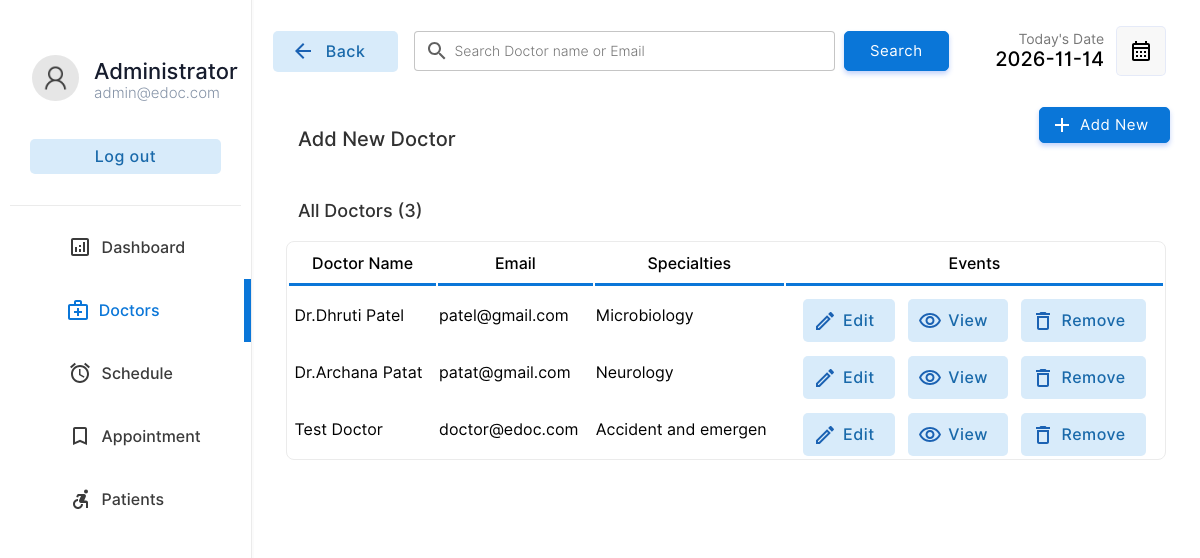
Screenshot of /doctor/doctors.php (signed in) with the database file from the repository.
### tables this page shows
CREATE TABLE `doctor` (
  `docid` int(11) NOT NULL,
  `docemail` varchar(255) DEFAULT NULL,
  `docname` varchar(255) DEFAULT NULL,
  `docpassword` varchar(255) DEFAULT NULL,
  `docnic` varchar(15) DEFAULT NULL,
  `doctel` varchar(15) DEFAULT NULL,
  `specialties` int(2) DEFAULT NULL
);

CREATE TABLE `specialties` (
  `id` int(2) NOT NULL,
  `sname` varchar(50) DEFAULT NULL
);

### doctor/doctors.php (the view, shortened to what this page needs)
<!DOCTYPE html>
<html lang="en">
<head>
    <link rel="stylesheet" href="../css/animations.css">
    <link rel="stylesheet" href="../css/main.css">
    <link rel="stylesheet" href="../css/admin.css">
</head>
<body>
    <?php
    include("../connection.php");
    ?>
    <div class="container">
        <div class="menu">
            <table class="menu-container" border="0">
                <tr>
                    <td style="padding:10px" colspan="2">
                        <table border="0" class="profile-container">
                            <tr>
                                <td width="30%" style="padding-left:20px" >
                                    <img src="../img/user.png" alt="" width="100%" style="border-radius:50%">
                                </td>
                                <td style="padding:0px;margin:0px;">
                                    <p class="profile-title">Administrator</p>
                                    <p class="profile-subtitle">admin@edoc.com</p>
                                </td>
                            </tr>
                            <tr>
                                <td colspan="2">
                                <a href="../logout.php" ><input type="button" value="Log out" class="logout-btn btn-primary-soft btn"></a>
                                </td>
                            </tr>
                    </table>
                    </td>
                </tr>
                <tr class="menu-row" >
                    <td class="menu-btn menu-icon-dashbord" >
                        <a href="index.php" class="non-style-link-menu"><div><p class="menu-text">Dashboard</p></a></div></a>
                <tr class="menu-row">
                    <td class="menu-btn menu-icon-doctor menu-active menu-icon-doctor-active">
                        <a href="doctors.php" class="non-style-link-menu non-style-link-menu-active"><div><p class="menu-text">Doctors</p></a></div>
                <tr class="menu-row" >
                    <td class="menu-btn menu-icon-schedule">
                        <a href="schedule.php" class="non-style-link-menu"><div><p class="menu-text">Schedule</p></div></a>
                    </td>
                </tr>
                <tr class="menu-row">
                    <td class="menu-btn menu-icon-appoinment">
                        <a href="appointment.php" class="non-style-link-menu"><div><p class="menu-text">Appointment</p></a></div>
                    </td>
                </tr>
                <tr class="menu-row" >
                    <td class="menu-btn menu-icon-patient">
                        <a href="patient.php" class="non-style-link-menu"><div><p class="menu-text">Patients</p></a></div>
                    </td>
                </tr>
        <div class="dash-body">
            <table border="0" width="100%" style=" border-spacing: 0;margin:0;padding:0;margin-top:25px; ">
                <tr >
                    <td width="13%">
                        <a href="doctors.php" ><button  class="login-btn btn-primary-soft btn btn-icon-back"  style="padding-top:11px;padding-bottom:11px;margin-left:20px;width:125px"><font class="tn-in-text">Back</font></button></a>
                    </td>
                    <td>
                        <form action="" method="post" class="header-search">
                            <input type="search" name="search" class="input-text header-searchbar" placeholder="Search Doctor name or Email" list="doctors">&nbsp;&nbsp;
                            <?php
                                $list11 = $database->query("select  docname,docemail from  doctor;");
?>
                            <input type="Submit" value="Search" class="login-btn btn-primary btn" style="padding-left: 25px;padding-right: 25px;padding-top: 10px;padding-bottom: 10px;">
                        </form>
                    </td>
                    <td width="15%">
                        <p style="font-size: 14px;color: rgb(119, 119, 119);padding: 0;margin: 0;text-align: right;">
                            Today's Date
                        </p>
                        <p class="heading-sub12" style="padding: 0;margin: 0;">
                            <?php
                        $date = date('Y-m-d');
                        echo $date;
                        ?>
                        </p>
                    </td>
                    <td width="10%">
                        <button  class="btn-label"  style="display: flex;justify-content: center;align-items: center;"><img src="../img/calendar.svg" width="100%"></button>
                    </td>
                </tr>
                <tr >
                    <td colspan="2" style="padding-top:30px;">
                        <p class="heading-main12" style="margin-left: 45px;font-size:20px;color:rgb(49, 49, 49)">Add New Doctor</p>
                    </td>
                    <td colspan="2">
                        <a href="?action=add&id=none&error=0" class="non-style-link"><button  class="login-btn btn-primary btn button-icon"  style="display: flex;justify-content: center;align-items: center;margin-left:75px;background-image: url('../img/icons/add.svg');">Add New</font></button>
                            </a></td>
                </tr>
                <tr>
                    <td colspan="4" style="padding-top:10px;">
                        <p class="heading-main12" style="margin-left: 45px;font-size:18px;color:rgb(49, 49, 49)">All Doctors (<?php echo $list11->num_rows; ?>)</p>
                    </td>
                </tr>
                <?php
                    if($_POST){
                        $keyword=$_POST["search"];
                        $sqlmain= "select * from doctor where docemail='$keyword' or docname='$keyword' or docname like '$keyword%' or docname like '%$keyword' or docname like '%$keyword%'";
                    }else{
                        $sqlmain= "select * from doctor order by docid desc";
                    }
                ?>
                <tr>
                   <td colspan="4">
                       <center>
                        <div class="abc scroll">
                        <table width="93%" class="sub-table scrolldown" border="0">
                        <thead>
                        <tr>
                                <th class="table-headin">
                                Doctor Name
                                </th>
                                <th class="table-headin">
                                    Email
                                </th>
                                <th class="table-headin">
                                    Specialties
                                </th>
                                <th class="table-headin">
                                    Events
                                </tr>
                        </thead>
                        <tbody>
                            <?php
                                $result= $database->query($sqlmain);
                                if($result->num_rows==0){
                                    echo '<tr>
                                    <td colspan="4">
                                    <br><br><br><br>
                                    <center>
                                    <img src="../img/notfound.svg" width="25%">
                                    <br>
                                    <p class="heading-main12" style="margin-left: 45px;font-size:20px;color:rgb(49, 49, 49)">We  couldnt find anything related to your keywords !</p>
                                    <a class="non-style-link" href="doctors.php"><button  class="login-btn btn-primary-soft btn"  style="display: flex;justify-content: center;align-items: center;margin-left:20px;">&nbsp; Show all Doctors &nbsp;</font></button>
                                    </a>
                                    </center>
                                    <br><br><br><br>
                                    </td>
                                    </tr>';
                                }
                                else{
                                for ( $x=0; $x<$result->num_rows;$x++){
                                    $row=$result->fetch_assoc();
                                    $docid=$row["docid"];
                                    $name=$row["docname"];
                                    $email=$row["docemail"];
                                    $spe=$row["specialties"];
                                    $spcil_res= $database->query("select sname from specialties where id='$spe'");
                                    $spcil_array= $spcil_res->fetch_assoc();
                                    $spcil_name=$spcil_array["sname"];
                                    echo '<tr>
                                        <td> &nbsp;'.
                                        substr($name,0,30)
                                        .'</td>
                                        <td>
                                        '.substr($email,0,20).'
                                        </td>
                                        <td>
                                            '.substr($spcil_name,0,20).'
                                        </td>
                                        <td>
                                        <div style="display:flex;justify-content: center;">
                                        <a href="?action=edit&id='.$docid.'&error=0" class="non-style-link"><button  class="btn-primary-soft btn button-icon btn-edit"  style="padding-left: 40px;padding-top: 12px;padding-bottom: 12px;margin-top: 10px;"><font class="tn-in-text">Edit</font></button></a>
                                        &nbsp;&nbsp;&nbsp;
                                        <a href="?action=view&id='.$docid.'" class="non-style-link"><button  class="btn-primary-soft btn button-icon btn-view"  style="padding-left: 40px;padding-top: 12px;padding-bottom: 12px;margin-top: 10px;"><font class="tn-in-text">View</font></button></a>
                                       &nbsp;&nbsp;&nbsp;
                                       <a href="?action=drop&id='.$docid.'&name='.$name.'" class="non-style-link"><button  class="btn-primary-soft btn button-icon btn-delete"  style="padding-left: 40px;padding-top: 12px;padding-bottom: 12px;margin-top: 10px;"><font class="tn-in-text">Remove</font></button></a>
                                        </div>
                                        </td>
                                    </tr>';
                                }
                            }
                            ?>
                            </tbody>
                        </table>
                        </div>
                        </center>
                   </td>
                </tr>
            </table>
        </div>
</body>
</html>

### css/main.css (style rules this page uses)
:root { --primarycolor: #0A76D8; --primarycolorhover: #006dd3; --btnice:#D8EBFA; --btnnicetext:#1b62b3; }
body { margin: 0; padding: 0; border-spacing: 0; font-family: 'Inter', sans-serif; }
.input-text { border-radius: 4px; border: 0.5px solid rgb(226, 226, 226); padding: 10px; width: 92%; transition: 0.2s; outline: none; }
.input-text { border: 1px solid #e9ecef; font-size: 14px; line-height: 26px; background-color: #fff; display: block; width: 100%; padding: .375rem .75rem; font-weight: 300; line-height: 1.5; color: #212529; background-color: #fff; background-clip: padding-box; -webkit-appearance: none; -moz-appearance: none; appearance: none; border-radius: .25rem; transition: border-color .15s ease-in-out,box-shadow .15s ease-in-out; }
.input-text::placeholder { font-family: 'Inter', sans-serif; }
.btn { cursor: pointer; padding: 8px 20px; outline: none; text-decoration: none; font-size: 15px; letter-spacing: 0.5px; transition: all 0.3s; border-radius: 5px; font-family: 'Inter', sans-serif; }
.btn-primary { background-color: var(--primarycolor) ; border: 1px solid var(--primarycolor) ; color: #fff ; box-shadow: 0 3px 5px 0 rgba(57,108,240,0.3); }
.btn-primary-soft { background-color: #D8EBFA ; color: #1969AA; font-weight: 500; font-size: 16px; border: none; }
.non-style-link:link, .non-style-link:visited, .non-style-link:hover, .non-style-link:active { text-decoration: none; color: rgb(43, 43, 43); }
.btn-label { margin-left: 10px; padding: 12px 12px; outline: none; text-decoration: none; font-size: 15px; letter-spacing: 0.5px; transition: all 0.3s; border-radius: 5px; background-color: #f0f0f073; border: 1px solid rgba(57,108,240,0.1) ; font-family: 'Inter', sans-serif; }
.sub-table { border: 1px solid #ebebeb; border-radius: 8px; }
.table-headin { font-size: 16px; font-weight: 500; padding: 10px; border-bottom: 3px solid var(--primarycolor); }
.abc { width: 100%; height: 550px; overflow: auto; }
input[type=search] { background-image: url('../img/search.svg'); background-position: 10px 50%; background-repeat: no-repeat; transition: 0.5s; padding: 8px 20px 8px 40px; }
.button-icon { background-position: 10px 50%; background-repeat: no-repeat; transition: 0.5s; padding: 8px 20px 8px 40px; }
.menu-btn { padding:6px; color: #3b3b3b; background-position: 30% 50%; background-repeat: no-repeat; transition: 0.5s; }
.menu-text { padding-left: 40%; font-weight: 500; font-size: 16px; }
.menu-active { color: var(--primarycolor); border-right: 7px solid var(--primarycolor); background-color: var(); }
.non-style-link-menu:link, .non-style-link-menu:visited, .non-style-link-menu:active { text-decoration: none; color: #3b3b3b; }
.non-style-link-menu-active:link, .non-style-link-menu-active:visited, .non-style-link-menu-active:active { text-decoration: none; color: var(--primarycolor); }
.menu-icon-dashbord { background-image: url('../img/icons/dashboard.svg'); }
.menu-icon-doctor { background-image: url('../img/icons/doctors.svg'); }
.menu-icon-schedule { background-image: url('../img/icons/schedule.svg'); }
.menu-icon-appoinment { background-image: url('../img/icons/book.svg'); }
.menu-icon-patient { background-image: url('../img/icons/patients.svg'); }
.menu-icon-doctor:hover,.menu-icon-doctor-active { color: var(--primarycolor); background-image: url('../img/icons/doctors-hover.svg'); }
.btn-icon-back { background-image: url('../img/icons/back-iceblue.svg'); background-position: 18px 50%; background-repeat: no-repeat; transition: 0.5s; padding: 8px 20px 8px 40px; }
.btn-edit { background-image: url('../img/icons/edit-iceblue.svg'); }
.btn-view { background-image: url('../img/icons/view-iceblue.svg'); }
.btn-delete { background-image: url('../img/icons/delete-iceblue.svg'); }

### doctor/doctors.php (style rules this page uses)
.sub-table { animation: transitionIn-Y-bottom 0.5s; }

### rows the page displays
doctor: docname "Dr.Dhruti Patel", docemail "patel@gmail.com", specialties.sname "Microbiology"
doctor: docname "Dr.Archana Patat", docemail "patat@gmail.com", specialties.sname "Neurology"
doctor: docname "Test Doctor", docemail "doctor@edoc.com", specialties.sname "Accident and emergen"

### other values shown
$list11->num_rows "3"
